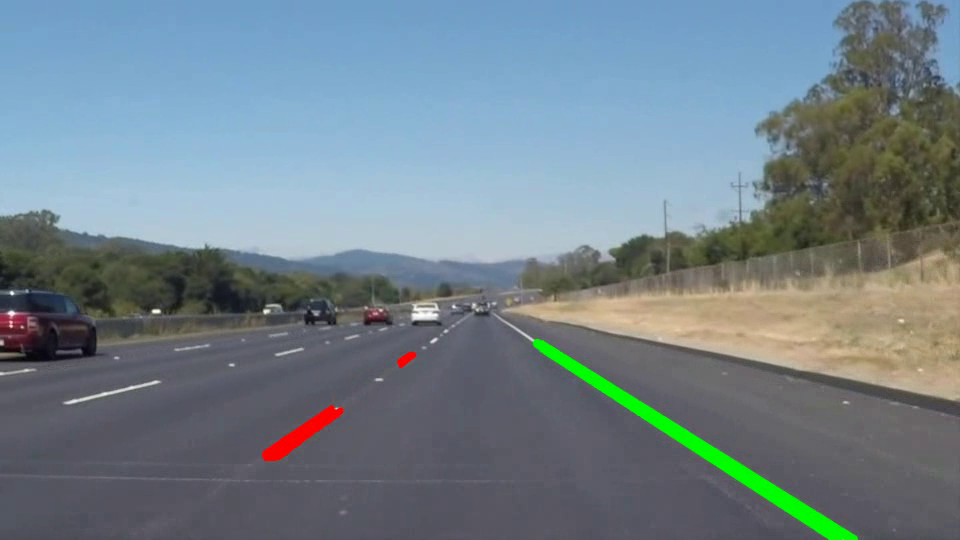
#> input picture frame 22 of Output/Output2.mp4, 960 x 540 px, given in place of whiteline.mp4, which was not available
$ python Lane_detection.py
#> lines starting #> are read from the running program, lines starting #| are printed output that depends on the picture; after the words box and inside, x2 and y2 are one past the last pixel; in counts of white or black regions, pixels touching at a corner belong together; pictures that were not available may be replaced by others from this repository, and a replacement may not be noted
import cv2
import os
import matplotlib.pyplot as plt
import math
import numpy as np

def show(img):
	cv2.imshow('Output', img)
	cv2.waitKey()
	cv2.destroyAllWindows()

def showv(img):
	cv2.imshow('Output', img)
	cv2.waitKey(50)

def main():
	fourcc = cv2.VideoWriter_fourcc(*'mp4v')
	vout = cv2.VideoWriter("Output2.mp4", fourcc, 25, (960,540))
	cam = cv2.VideoCapture("whiteline.mp4")
	ret = True
	while ret == True:
		ret,frame = cam.read()
#> frame is the input picture: shape (540, 960, 3); mean B, G, R 137.8, 129.6, 114.2
		if ret == False :
			break
		img = frame
		F = detect(img)
		# print(F.shape)
		vout.write(F)
		F = cv2.resize(F, (960,540), interpolation = cv2.INTER_AREA)
	vout.release()
	cv2.destroyAllWindows()
		#break

def mask(img):
	gray = cv2.cvtColor(img,cv2.COLOR_BGR2GRAY)
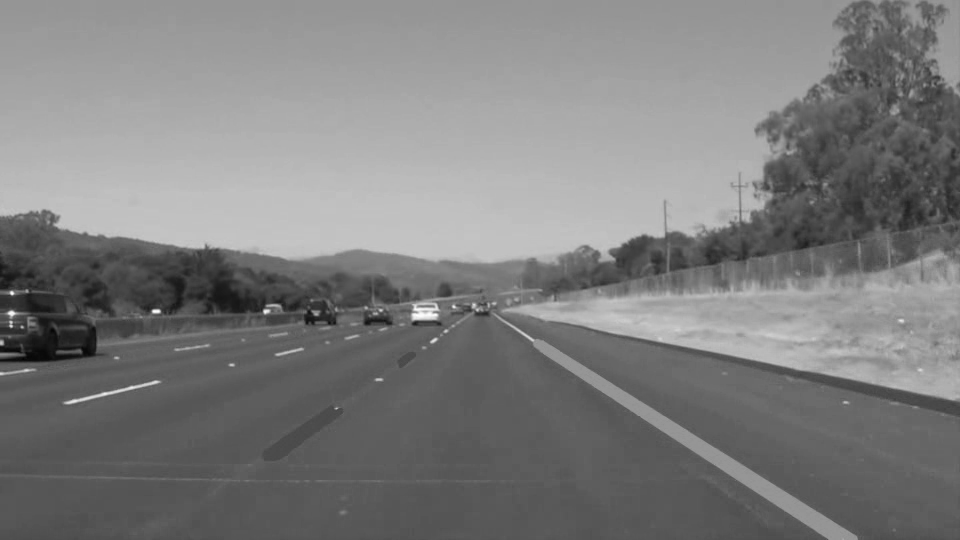
#> gray: shape (540, 960); min 3, max 255, mean 125.9

	h,w = gray.shape
#> h = 540; w = 960
	m1 = np.zeros((int(h/2)+50,w), dtype="uint8")
	m2 = np.ones((int(h/2)-50,w),  dtype="uint8")
	m = np.vstack((m1,m2*255))

	lower = np.array([220,220,220])
	upper = np.array([255,255,255])
	mask = cv2.inRange(img, lower, upper)
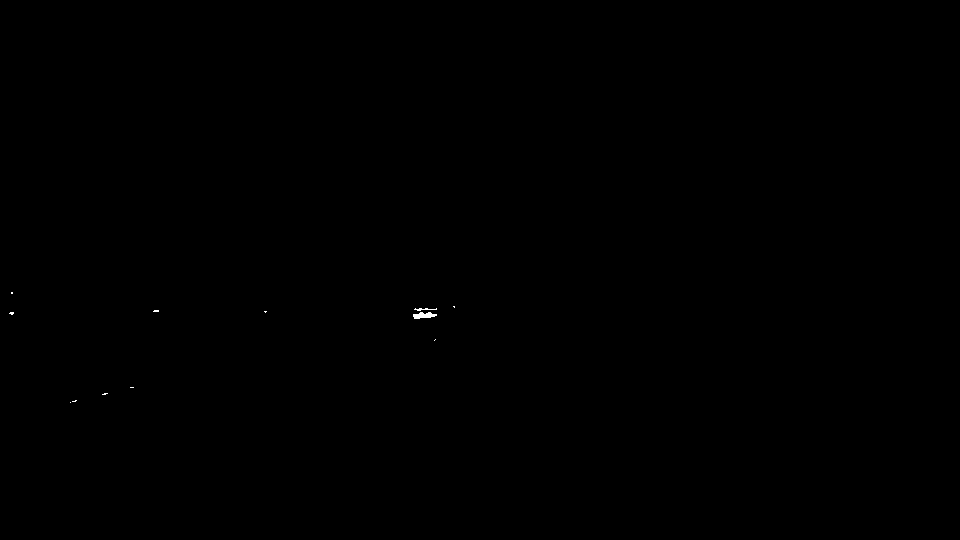
#> mask: shape (540, 960); 0.04% white; 12 white regions (10 under 20 px), largest, box (x1, y1, x2, y2) and area: (413, 312, 437, 319) 110, (414, 308, 437, 311) 35
	kernel = np.ones((1,1), np.uint8)
	ret = cv2.morphologyEx(mask, cv2.MORPH_OPEN, kernel)
	kernel = np.ones((5,5), np.uint8)
	ret = cv2.dilate(ret,kernel,iterations = 1)
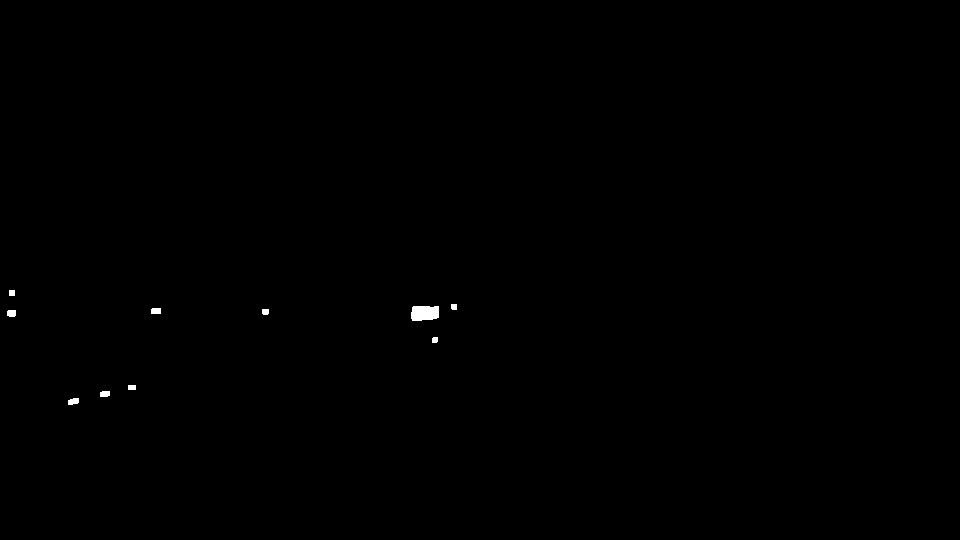
#> ret: shape (540, 960); 0.16% white; 10 white regions, largest, box (x1, y1, x2, y2) and area: (411, 306, 439, 321) 382, (68, 398, 79, 405) 63, (151, 308, 161, 314) 59
	br = cv2.bitwise_and(m, ret)
#> br: shape (540, 960); 0.04% white; 5 white regions (1 under 20 px), largest, box (x1, y1, x2, y2) and area: (68, 398, 79, 405) 63, (100, 391, 110, 397) 56, (128, 385, 136, 390) 40, (432, 337, 438, 343) 34
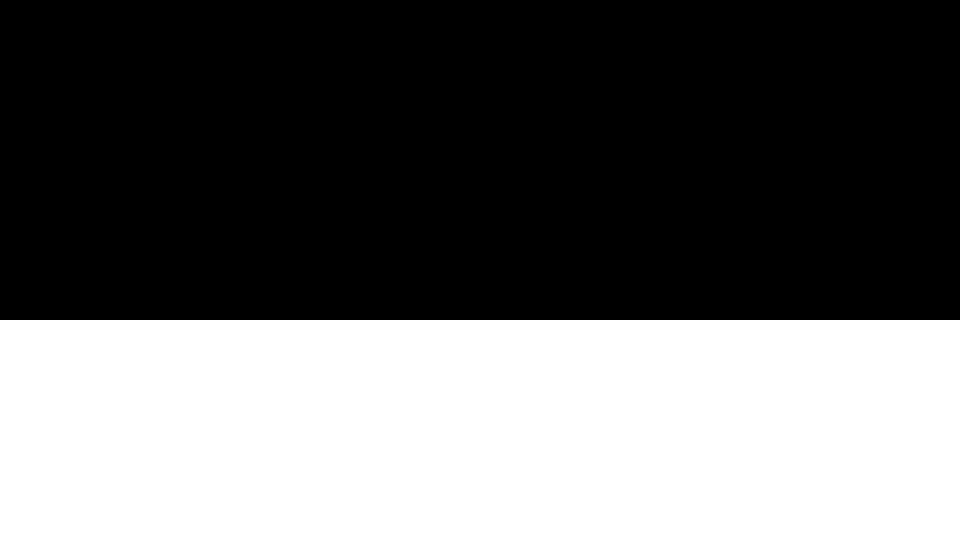
#> m: shape (540, 960); 40.7% white; 1 white region, box (x1, y1, x2, y2) and area: (0, 320, 960, 540) 211200
	# show(br)
	return br

def lines(img,edges,c,t):
#> called with c = (0, 255, 0), t = 0
	if t == 0:
		solid_lines = cv2.HoughLinesP(edges,1,np.pi/180,200,None,200,20)
#> solid_lines = None
	else :
		solid_lines = cv2.HoughLinesP(edges,1,np.pi/180,5,None,10,2)

	if solid_lines is not None:
		for i in range(0, len(solid_lines)):

			l = solid_lines[i][0]

			m = (l[3] - l[1])/(l[2]-l[0])

			if(abs(m) < 0.5) or (abs(m) > 0.8) :
				continue

			cv2.line(img, (l[0], l[1]), (l[2], l[3]), c, 3, cv2.LINE_AA)

	return img

def dr(img,gimg,edges):
	lower = np.array([0,250,0])
	upper = np.array([0,255,0])
	mask = cv2.inRange(gimg, lower, upper)
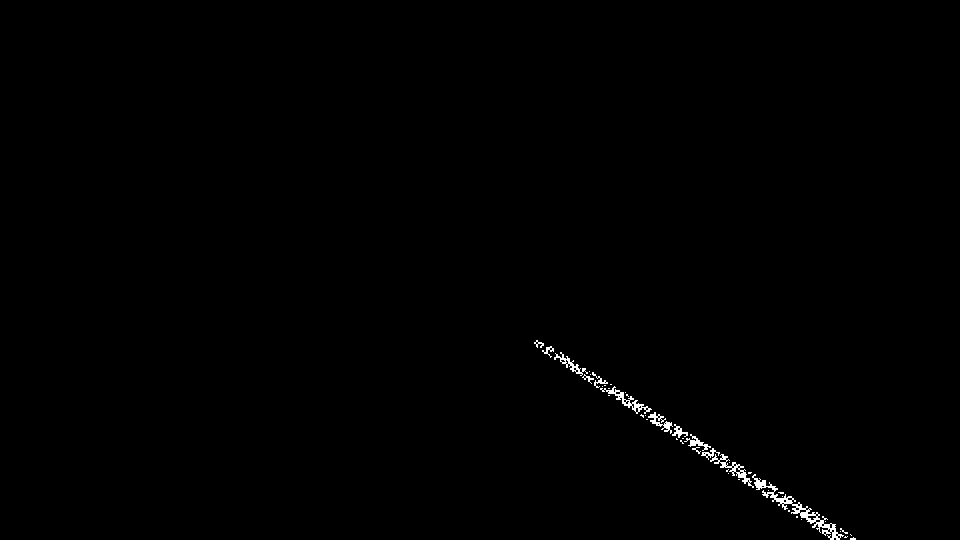
#> mask: shape (540, 960); 0.45% white in thin lines or dots, all inside (x1, y1, x2, y2) = (534, 340, 856, 540)

	kernel = np.ones((15,15), np.uint8)
	mask = cv2.dilate(mask,kernel,iterations = 1)
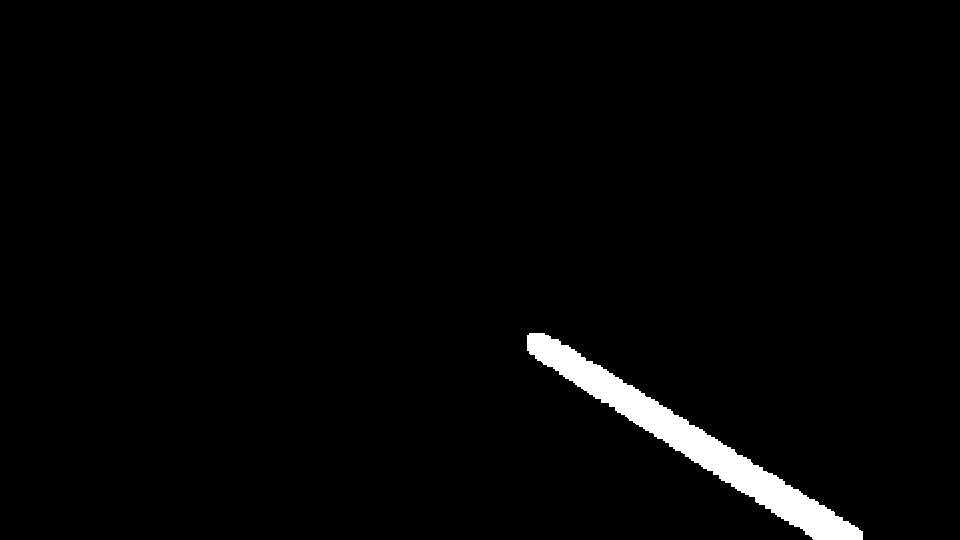
#> mask: shape (540, 960); 2.2% white; 1 white region, box (x1, y1, x2, y2) and area: (527, 333, 863, 540) 11193
	mask = cv2.bitwise_not(mask, mask=None)
	# show(mask)
	br = cv2.bitwise_and(edges, mask)
	# show(br)
	return br


def detect(img):
	# show(img)
	edges = mask(img)
	imgr = lines(img,edges,(0,255,0),0)
	edges = dr(img,imgr,edges)
	imgr = lines(img,edges,(0,0,255),1)
#> the loop in lines (call 2), `for i in range(0, len(solid_lines)): ` made 2 passes
#> (l, m) on passes 1 to 2: ([68, 404, 78, 400], -0.4), ([68, 401, 78, 398], -0.3)
	# showv(edges)
	showv(imgr)
	return imgr

if __name__ == '__main__':
	main()

$ run again, starting later in the video
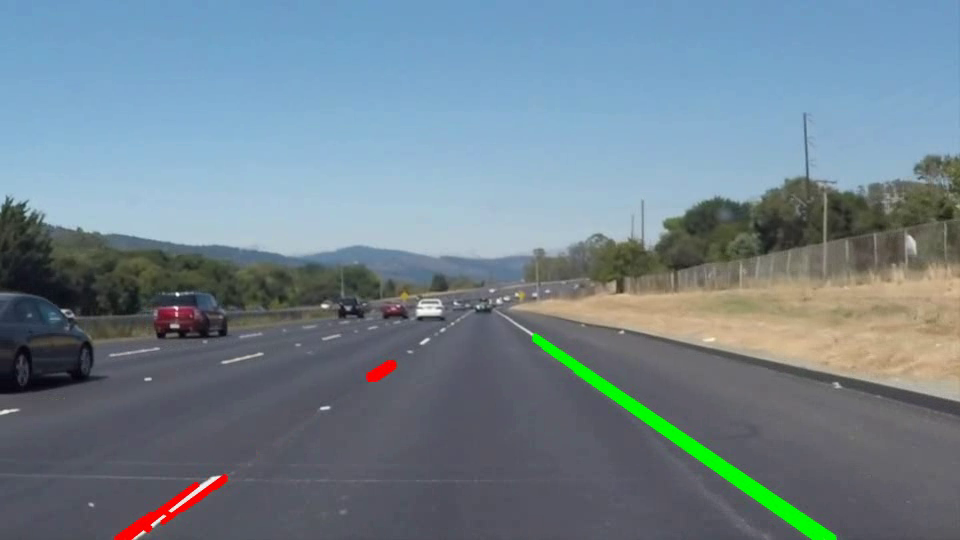
#> input picture frame 99 of Output/Output2.mp4, 960 x 540 px, given in place of whiteline.mp4, which was not available
#> in main, frame is the input picture: shape (540, 960, 3); mean B, G, R 141.9, 131, 113.3
#> ret: shape (540, 960); 0.24% white; 10 white regions, largest, box (x1, y1, x2, y2) and area: (169, 475, 220, 514) 487, (415, 302, 443, 316) 324, (150, 515, 166, 528) 115
#> br: shape (540, 960); 0.14% white; 5 white regions, box (x1, y1, x2, y2) and area: (169, 475, 220, 514) 487, (150, 515, 166, 528) 115, (0, 409, 11, 415) 62, (138, 530, 146, 537) 44, (421, 338, 428, 345) 43
#> in lines, `solid_lines = cv2.HoughLinesP(edges,1,np.pi/180,200,None,200,20)`: solid_lines = None
#> in dr, `mask = cv2.dilate(mask,kernel,iterations = 1)`:
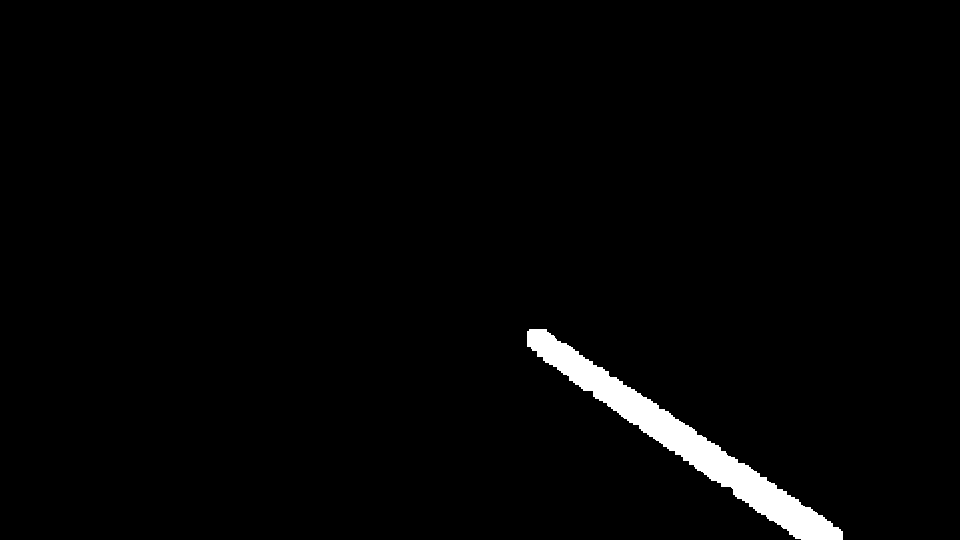
#> mask: shape (540, 960); 2% white; 1 white region, box (x1, y1, x2, y2) and area: (527, 329, 843, 540) 10487
#> in lines (call 2), `solid_lines = cv2.HoughLinesP(edges,1,np.pi/180,5,None,10,2)`: solid_lines = 20 rows, first 6: [170, 507, 216, 475], [150, 523, 163, 515], [169, 509, 219, 476], [169, 510, 209, 487], [190, 490, 214, 475], [150, 526, 165, 516]
#> the loop in lines (call 2), `for i in range(0, len(solid_lines)): ` made 20 passes
#> (l, m) on passes 1 to 8: ([170, 507, 216, 475], -0.696), ([150, 523, 163, 515], -0.615), ([169, 509, 219, 476], -0.66), ([169, 510, 209, 487], -0.575), ([190, 490, 214, 475], -0.625), ([150, 526, 165, 516], -0.667), ([150, 524, 165, 515], -0.6), ([153, 527, 165, 518], -0.75)
#> after the loop in lines (call 2), `for i in range(0, len(solid_lines)):`:
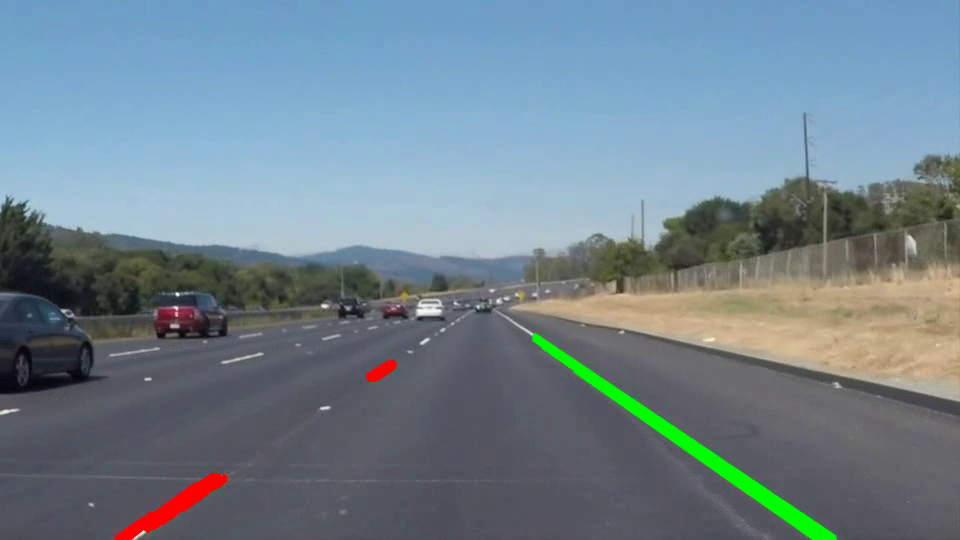
#> img: shape (540, 960, 3); 0.18% of pixels changed, all inside (x1, y1, x2, y2) = (148, 472, 222, 531)

$ run again, starting later in the video
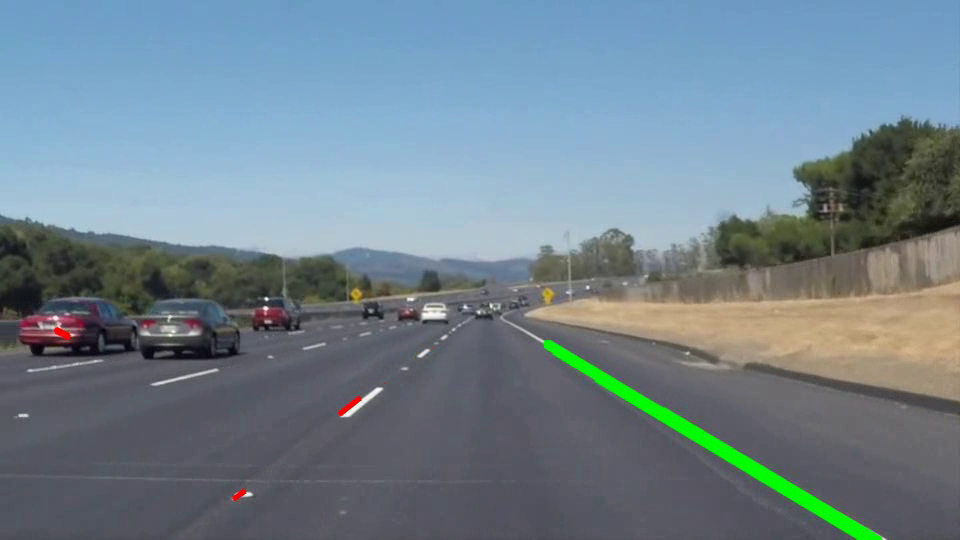
#> input picture frame 176 of Output/Output2.mp4, 960 x 540 px, given in place of whiteline.mp4, which was not available
#> in main, frame is the input picture: shape (540, 960, 3); mean B, G, R 141.3, 130.7, 113.2
#> in mask, `ret = cv2.dilate(ret,kernel,iterations = 1)`:
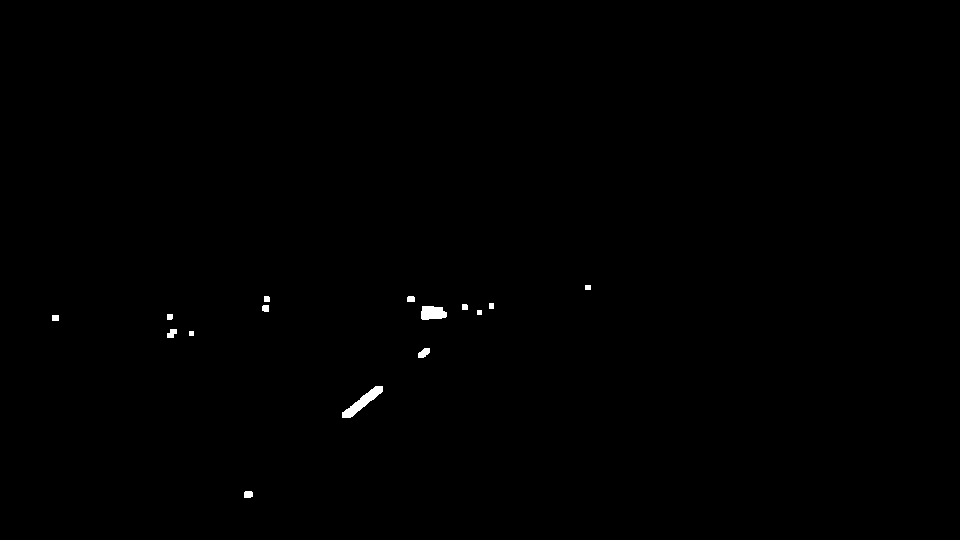
#> ret: shape (540, 960); 0.25% white; 15 white regions, largest, box (x1, y1, x2, y2) and area: (342, 386, 383, 418) 426, (421, 306, 447, 320) 303, (418, 348, 430, 358) 84
#> br: shape (540, 960); 0.13% white; 6 white regions (1 under 20 px), largest, box (x1, y1, x2, y2) and area: (342, 386, 383, 418) 426, (418, 348, 430, 358) 84, (167, 329, 177, 338) 66, (244, 491, 253, 498) 59, (189, 331, 194, 336) 25
#> in lines, `solid_lines = cv2.HoughLinesP(edges,1,np.pi/180,200,None,200,20)`: solid_lines = None
#> in lines (call 2), `solid_lines = cv2.HoughLinesP(edges,1,np.pi/180,5,None,10,2)`: solid_lines = 14 rows, first 6: [349, 417, 382, 389], [345, 417, 382, 387], [355, 402, 378, 386], [342, 413, 380, 386], [348, 417, 381, 389], [342, 417, 381, 386]
#> the loop in lines (call 2), `for i in range(0, len(solid_lines)): ` made 14 passes
#> (l, m) on passes 1 to 8: ([349, 417, 382, 389], -0.848), ([345, 417, 382, 387], -0.811), ([355, 402, 378, 386], -0.696), ([342, 413, 380, 386], -0.711), ([348, 417, 381, 389], -0.848), ([342, 417, 381, 386], -0.795), ([418, 356, 429, 348], -0.727), ([418, 357, 428, 352], -0.5)
#> after the loop in lines (call 2), `for i in range(0, len(solid_lines)):`:
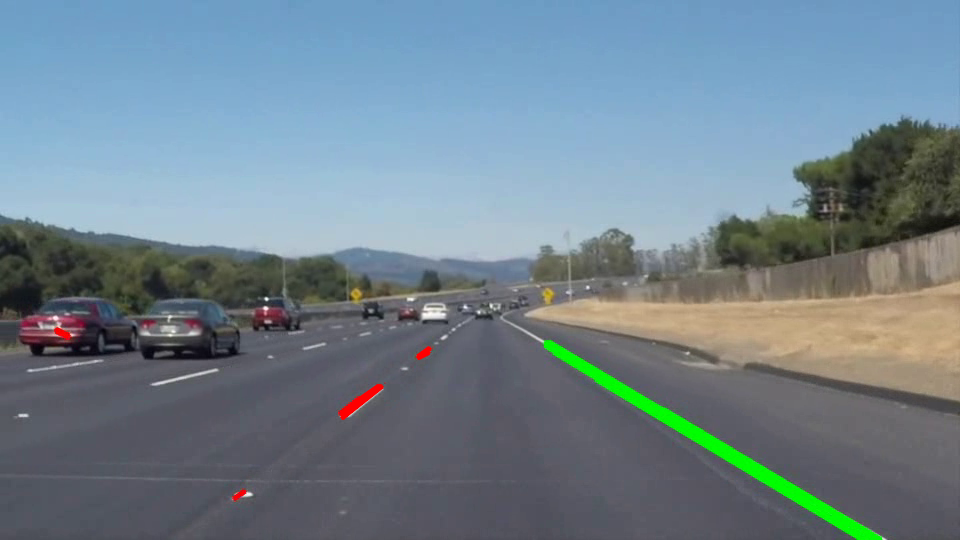
#> img: shape (540, 960, 3); 0.12% of pixels changed, all inside (x1, y1, x2, y2) = (339, 345, 433, 421)
